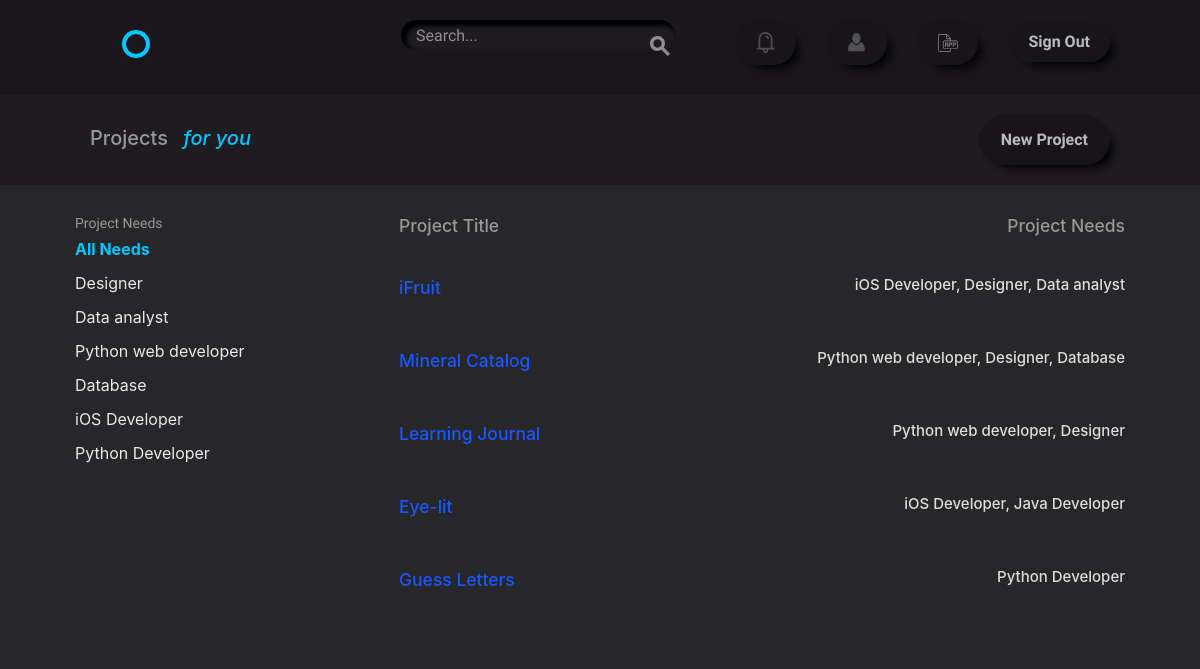
/ (signed in), run on the app's committed database.
### projects/models.py (models this page shows)
class Project(models.Model):
    user = models.ForeignKey(settings.AUTH_USER_MODEL,
                             related_name='projects',
                             on_delete=models.CASCADE)
    title = models.CharField(max_length=50)
    description = models.TextField(default='')
    time_estimate = models.CharField(max_length=100)
    requirements = models.CharField(max_length=255)
    def __str__(self):
        return '{}'.format(self.title)

class Position(models.Model):
    name = models.CharField(max_length=50)
    description = models.TextField(default='')
    project = models.ForeignKey(Project,
                                related_name='positions',
                                on_delete=models.CASCADE)
    time = models.CharField(max_length=30)
    skill = models.ManyToManyField('accounts.Skill',
                                   default='',
                                   related_name='skills')
    def __str__(self):
        return '{}'.format(self.name)

### projects/views.py (the view)
# urls.py: url(r'^$', views.ProjectListView.as_view(), name='project_list'),
class ProjectListView(PrM, ListView):
    template_name = "projects/project_list.html"
    model = models.Project
    context_object_name = "projects"
    prefetch_related = ['positions', ]
    def get_context_data(self, **kwargs):
        context = super(ProjectListView, self).get_context_data(**kwargs)
        positions = models.Position.objects.exclude(apply__status=True)
        context['positions_list'] = positions.values('name').distinct()
        context['selected'] = self.request.GET.get('filter')
        return context
    def get_queryset(self):
        user_skills = None
        queryset = super().get_queryset()
        user = self.request.user
        if str(user) != 'AnonymousUser':
            user_skills = user.profile_skills.all().values('name')
            user_skills = [skill['name'] for skill in user_skills.values()]
        for_you = self.request.GET.get('for_you')
        term = self.request.GET.get('q')
        selected_filter = self.request.GET.get('filter')
        if for_you:
            queryset = queryset.filter(Q(
                positions__skill__name__in=user_skills)).exclude(
                user=self.request.user).distinct()
        if term:
            queryset = queryset.filter(Q(title__icontains=term) |
                                       Q(description__icontains=term))
        if selected_filter:
            queryset = queryset.filter(Q(positions__name=selected_filter))
        return queryset

### accounts/models.py (called while the page is built)
    def __str__(self):
        return self.username

### projects/templates/projects/project_list.html
{% extends "layout.html" %}
{% load static from staticfiles %}
{% block content %}
    <div class="circle--actions--bar action-bar">
        <div class="bounds">
            <div class="grid-100">
                {% if user.is_authenticated %}
                <div class="circle--fluid--cell circle--fluid--primary">
                    <h2>Projects <i><a href="?for_you=for-you" class="selected ml-3"> for you</a></i></h2>
                </div>
                <div class="circle--fluid--cell circle--fluid--secondary">
                    <a class="button nav_button" href="{% url 'projects:create' %}">
                        New Project
                    </a>
                </div>
            {% else %}
                <div class="circle--fluid--cell circle--fluid--primary">
                    <h2>Projects</h2>
                </div>
            {% endif %}
            </div>
        </div>
    </div>
<div class="bounds circle--page">
    <div class="grid-25">
        <div class="circle--filter circle--secondary--module">
            <h4>Project Needs</h4>
            <ul class="circle--filter--list">
                {% if positions_list %}
                <li><a href="{% url 'projects:project_list' %}" {% if not selected %} class="selected"{% else %} class="my-button"{% endif %}>All Needs</a></li>
                {% for position in positions_list %}
                <li><a href="?filter={{ position.name }}"{% if selected == position.name %} class="selected"{% else %} class="my-button"{% endif %}>{{ position.name }}</a></li>
                {% endfor %}
                {% else %}
                <li class="button-del">NO OPEN POSITIONS!</li>
                {% endif %}
            </ul>
        </div>
    </div>
    <div class="grid-70 grid-push-5">
        <table class="u-full-width circle--table">
            <thead>
                <tr>
                    <th><h3>Project Title</h3></th>
                    <th class="circle--cell--right d-flex justify-content-end"><h3>Project Needs</h3></th>
                </tr>
            </thead>
            <tbody>
                {% for project in projects %}
                <tr class="clickable-row" data-href="{% url 'projects:detail' project.pk %}">
                        <td><h3 class="title d-flex justify-content-start">{{ project }}</h3></td>
                    <td class="circle--cell--right d-flex justify-content-end">
                        {% if project.positions.all %}
                            <span class="secondary-label h4 pos">{{ project.positions.all|join:", " }}</span>
                        {% else %}
                        <span class="secondary-label pos">No position for this project!</span>
                        {% endif %}
                    </td>
                </tr>
                {% endfor %}
            </tbody>
        </table>
    </div>
</div>
{% endblock %}

### assets/css/global.css (style rules this page uses)
html { font-family: sans-serif; -ms-text-size-adjust: 100%; -webkit-text-size-adjust: 100%; }
body { margin: 0; }
a { background-color: transparent; }
table { border-collapse: collapse; border-spacing: 0; }
td, th { padding: 0; }
html { font-size: 62.5%; }
body { font-size: 1.5em; line-height: 1.6; font-weight: 400; font-family: "Cousine"; color: #666; }
.bounds { max-width: 1080px; margin: 0 auto; }
.grid, .grid-5, .grid-10, .grid-15, .grid-20, .grid-25, .grid-30, .grid-33, .grid-35, .grid-40, .grid-45, .grid-50, .grid-55, .grid-60, .grid-65, .grid-66, .grid-70, .grid-75, .grid-80, .grid-90, .grid-95, .grid-100 { float: left; box-sizing: border-box; position: relative; }
.grid-push-5 { left: 5%; }
.grid-25 { width: 25%; padding: 0 15px; }
.grid-70 { width: 70%; padding: 0 15px; }
.grid-100 { width: 100%; padding: 0 15px; }
h1, h2, h3, h4, h5, h6 { margin-top: 0; margin-bottom: 2rem; font-weight: bold; font-family: "Work Sans", sans-serif; color: #222; }
h2 { font-size: 2.4rem; }
h3 { font-size: 1.8rem; }
h4 { font-size: 1.6rem; }
@media (min-width: 550px) { h2 { font-size: 2.4rem; } }
@media (min-width: 550px) { h3 { font-size: 1.8rem; } }
@media (min-width: 550px) { h4 { font-size: 1.6rem; } }
a { color: #689b98; -webkit-transition: color 0.2s; -moz-transition: color 0.2s; -ms-transition: color 0.2s; -o-transition: color 0.2s; transition: color 0.2s; }
.button, button, input[type="submit"], input[type="reset"], input[type="button"] { font-family: "Work Sans", sans-serif; font-size: 1.6rem; padding: 18px 30px; border: 0; margin-right: 10px; border-radius: 8px; font-weight: bold; display: inline-block; white-space: nowrap; box-sizing: border-box; line-height: 1; text-decoration: none; color: #689b98; background: none; box-shadow: 0 0 0 2px #689b98 inset; position: relative; -webkit-transition: 0.2s; -moz-transition: 0.2s; -ms-transition: 0.2s; -o-transition: 0.2s; transition: 0.2s; }
.button { cursor: pointer; }
ul { list-style: circle inside; }
ul { padding-left: 0; margin-top: 0; }
li { margin-bottom: 1rem; font-size: 1.6rem; }
th, td { padding: 15px; text-align: left; border-bottom: 1px solid #e1e1e1; }
th:first-child, td:first-child { padding-left: 0; }
th:last-child, td:last-child { padding-right: 0; }
th { color: #999; font-weight: normal; }
button, .button { margin-bottom: 1rem; }
pre, blockquote, dl, figure, table, p, ul, ol, form { margin-bottom: 2.5rem; }
.secondary-label { color: #b1a5c4; }
.circle--filter--list { list-style-type: none; }
.circle--filter--list a { text-decoration: none; color: rgba(34, 34, 34, 0.5); text-decoration: none; }
.circle--filter--list a.selected { color: #222; font-weight: bold; }
.circle--table { width: 100%; }
.circle--table h1, .circle--table h2, .circle--table h3, .circle--table h4, .circle--table h5, .circle--table h6 { margin: 0; }
.circle--table th, .circle--table td { line-height: 1; }
.circle--table th { padding: 0 0 15px 0; }
.circle--table td { padding: 25px 0; }
.clickable-row td { cursor: pointer; color: #a5c4c2; }
.clickable-row h3 { color: #689b98; }
.circle--fluid--cell { display: table-cell; padding: 0 15px; vertical-align: middle; box-sizing: border-box; }
.circle--fluid--cell .button { margin: 0; }
.circle--fluid--primary { width: 100%; }
.circle--fluid--secondary { text-align: right; }
.circle--secondary--module { margin-bottom: 50px; }
.circle--secondary--module:before, .circle--secondary--module:after { content: " "; display: table; }
.circle--secondary--module:after { clear: both; }
.circle--secondary--module > h1, .circle--secondary--module > h2, .circle--secondary--module > h3, .circle--secondary--module > h4, .circle--secondary--module > h5, .circle--secondary--module > h6 { font-family: "Cousine"; color: rgba(34, 34, 34, 0.3); font-size: 1.4rem; font-weight: normal; }
.circle--page { margin-bottom: 100px; }
.circle--page:before, .circle--page:after { content: " "; display: table; }
.circle--page:after { clear: both; }
.circle--actions--bar { margin: -30px 0 30px; background: #f9f9f9; padding: 20px 0; }
.circle--actions--bar:before, .circle--actions--bar:after { content: " "; display: table; }
.circle--actions--bar:after { clear: both; }
.circle--actions--bar .button { margin-bottom: 0; }

### data on the page
Project: title "iFruit", positions.all "iOS Developer, Designer, Data analyst"
Project: title "Mineral Catalog", positions.all "Python web developer, Designer, Database"
Project: title "Learning Journal", positions.all "Python web developer, Designer"
Project: title "Eye-lit", positions.all "iOS Developer, Java Developer"
Project: title "Guess Letters", positions.all "Python Developer"

### other printed values
{{ position.name }} "Designer" "Data analyst" "Python web developer" "Database" "iOS Developer" "Python Developer"
